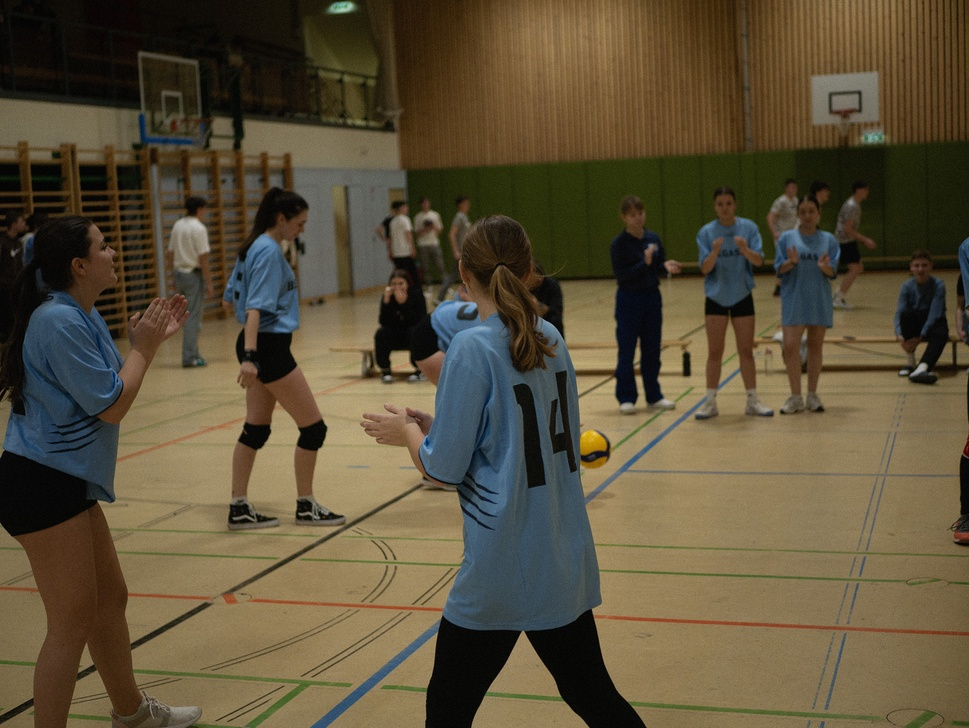
#> input picture image11.jpg, 969 x 728 px, shrunk from 2296 x 1724 before the run
$ python noise.py
#> lines starting #> are read from the running program, lines starting #| are printed output that depends on the picture
import numpy as np
import cv2

def denoise_image(input_image_path, output_image_path, filter_size=3, high_freq_weight=0.1):
    # Read the original color image
#> called with input_image_path = 'image11.jpg', output_image_path = 'denoised_recolored_image1111.jpg', filter_size = 3, high_freq_weight = 0.15
    img_color = cv2.imread(input_image_path)
#> img_color is the input picture: shape (728, 969, 3); mean B, G, R 57.3, 80.3, 91.3

    # Convert the color image to grayscale
    img_gray = cv2.cvtColor(img_color, cv2.COLOR_BGR2GRAY)
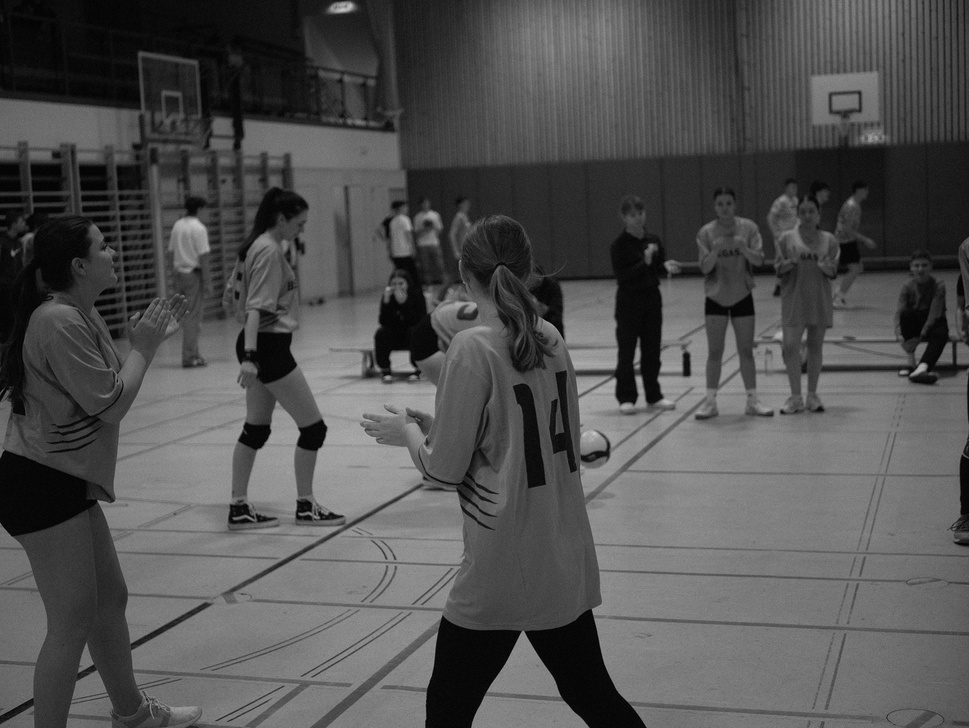
#> img_gray: shape (728, 969); min 0, max 208, mean 80.9

    # Apply Fourier Transform to grayscale image
    f_gray = np.fft.fft2(img_gray)
    fshift_gray = np.fft.fftshift(f_gray)

    # Define a mask (e.g., a high pass filter) to remove noise from high frequencies
    mask = np.zeros_like(fshift_gray)
    mask_center = (fshift_gray.shape[0]//2, fshift_gray.shape[1]//2)
#> mask_center = (364, 484)
    mask_width = 30
    mask[mask_center[0]-mask_width:mask_center[0]+mask_width,
         mask_center[1]-mask_width:mask_center[1]+mask_width] = 1

    # Apply the mask to the Fourier transformed grayscale image
    fshift_masked_gray = fshift_gray * mask

    # Perform inverse Fourier transform for grayscale image
    inv_fshift_gray = np.fft.ifftshift(fshift_masked_gray)
    filtered_gray_image = np.fft.ifft2(inv_fshift_gray)
    filtered_gray_image = np.abs(filtered_gray_image)
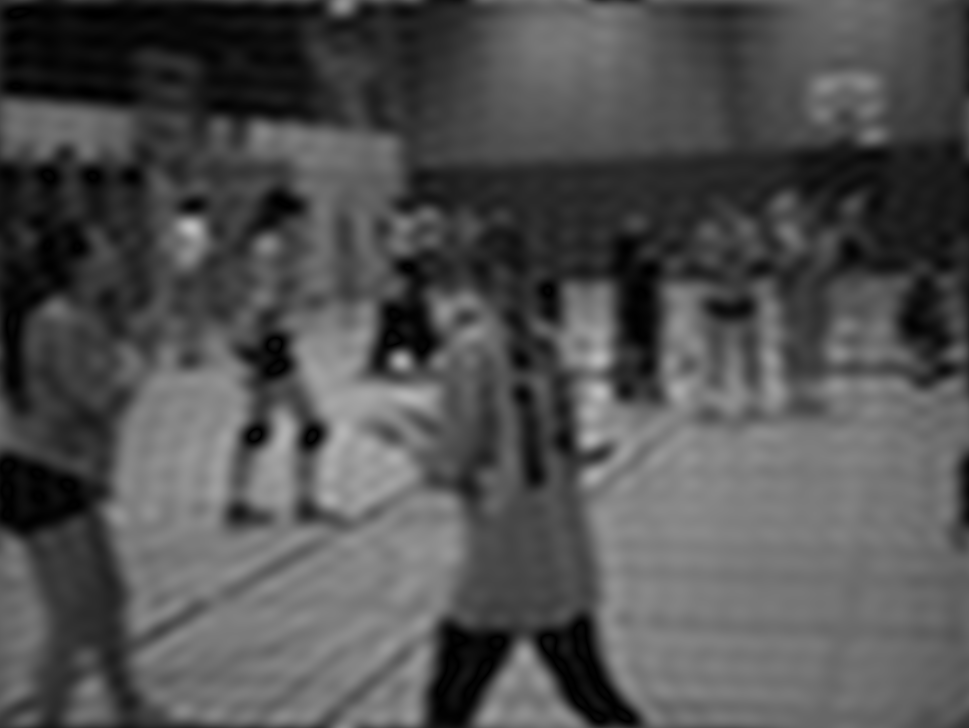
#> filtered_gray_image: shape (728, 969) float64; min 0.00841, max 191.1, mean 81

    # Combine the filtered grayscale image with color channels to form the recolored image
    filtered_rgb_image = np.zeros_like(img_color)
    for i in range(3):
        filtered_rgb_image[:,:,i] = filtered_gray_image * high_freq_weight + (1 - high_freq_weight) * img_color[:,:,i]

    # Apply Median Filtering to remove any remaining noise
    filtered_rgb_image = cv2.medianBlur(np.uint8(filtered_rgb_image), filter_size)

    # Export the denoised and recolored image
    cv2.imwrite(output_image_path, filtered_rgb_image)
    print("Denoised and recolored image saved successfully!")

# Example usage
input_image_path = "image11.jpg"
output_image_path = "denoised_recolored_image1111.jpg"
denoise_image(input_image_path, output_image_path, filter_size=3, high_freq_weight=0.15)

$ run again, with image2.jpg copied over image11.jpg
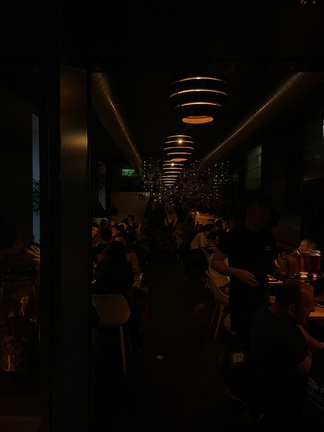
#> input picture image2.jpg, 324 x 432 px, shrunk from 768 x 1024 before the run
#> in denoise_image, img_color is the input picture: shape (432, 324, 3); mean B, G, R 2.9, 6.1, 9.3
#> in denoise_image, `img_gray = cv2.cvtColor(img_color, cv2.COLOR_BGR2GRAY)`:
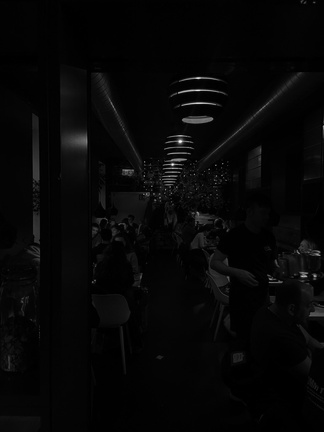
#> img_gray: shape (432, 324); min 0, max 251, mean 6.8

$ run again, with image3.jpg copied over image11.jpg
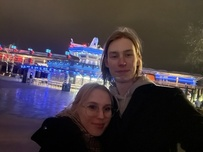
#> input picture image3.jpg, 203 x 152 px, shrunk from 480 x 360 before the run
#> in denoise_image, img_color is the input picture: shape (152, 203, 3); mean B, G, R 64.1, 56.8, 65.5
#> in denoise_image, `filtered_gray_image = np.abs(filtered_gray_image)`:
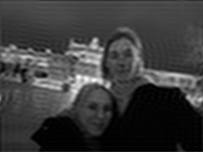
#> filtered_gray_image: shape (152, 203) float64; min 0.0339, max 257.3, mean 60.3; drawn with min black and max white
#> in denoise_image, `filtered_rgb_image = cv2.medianBlur(np.uint8(filtered_rgb_image), filt..`:
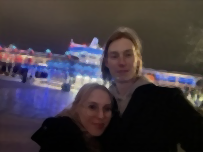
#> filtered_rgb_image: shape (152, 203, 3); mean B, G, R 62.7, 56.5, 63.9
